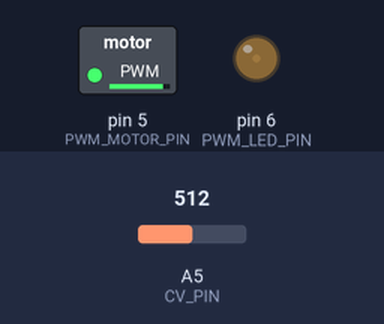
Recording of a sketch running on a simulated Arduino Uno, built with avr-gcc and run on an emulated ATmega328P. On the bench: switched loads named in the sketch (green lamp = pin HIGH), output pins drawn as LEDs (lit = HIGH). The test bench sets the inputs (shaded band); at power-on: A5 (CV_PIN) = 512.

Above: at 1.2 s.
1.3 s: A5 (CV_PIN) set to 22
At 2.5 s:
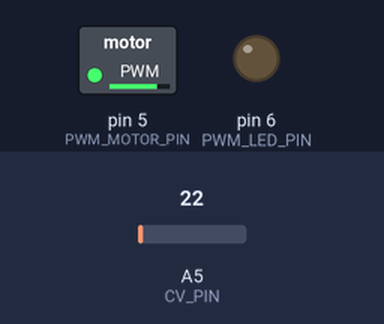
2.8 s: A5 (CV_PIN) set to 19
At 3.6 s:
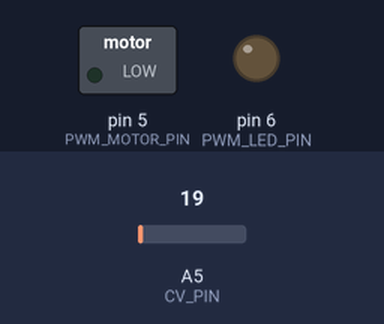
4.3 s: A5 (CV_PIN) set to 511
At 4.8 s:
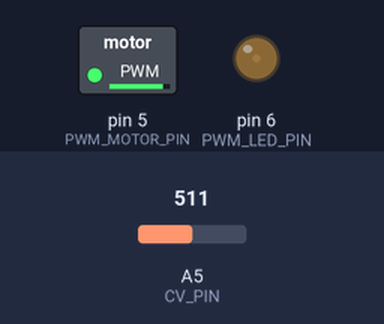
5.8 s: A5 (CV_PIN) set to 0
At 7.1 s:
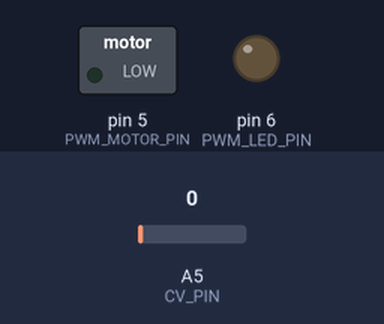
Timing chart, 0 to 8.3 s (numbered marks = the images above; inputs shaded):
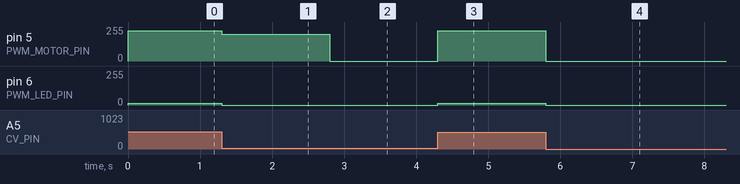

Measured:
- the behaviour switches between 22 and 21 on A5 (CV_PIN) (found by bisection; images 1 and 2)
- after the input at 1.3 s, pin 5 (PWM_MOTOR_PIN): 227/255 → 201/255 at once; pin 6 (PWM_LED_PIN): 15/255 → 0/255 at once
- after the input at 2.8 s, pin 5 (PWM_MOTOR_PIN): 201/255 → 0/255 at once
- after the input at 4.3 s, pin 5 (PWM_MOTOR_PIN): 0/255 → 227/255 at once; pin 6 (PWM_LED_PIN): 0/255 → 15/255 at once
- after the input at 5.8 s, pin 5 (PWM_MOTOR_PIN): 227/255 → 0/255 at once; pin 6 (PWM_LED_PIN): 15/255 → 0/255 at once

The sketch:

TapeSpeedController.ino
```cpp
/**
   Walkman tape speed controller.
   Reads control voltage (CV) on CV_PIN and maps the value to PWM duty cycle.
*/
#define CV_MAX 1023
#define CV_MIN 3
#define PWM_DUTY_MIN 200
#define PWM_DUTY_MAX 255
#define LED_DUTY_MIN 0
#define LED_DUTY_MAX 32
#define MINIMUM_DUTY_CYCLE 200
#define CV_SCALE_FACTOR 1.0
#define LED_BRIGHTNESS_FACTOR 1.0

#define CV_PIN A5
#define PWM_MOTOR_PIN 5
#define PWM_LED_PIN 6

int cvIn = 0;
int pwmDuty;
int ledDuty;


void setup() {
  Serial.begin(115200);
  analogWrite(PWM_MOTOR_PIN, 0); // Start state: stopped
  analogWrite(PWM_LED_PIN, 0);
}


// Map input to output
//
int mapValue(int val) {
  double dVal = (double) val * CV_SCALE_FACTOR;
  if (dVal <= MINIMUM_DUTY_CYCLE) // The DC motor needs a minimum duty cycle to not stall. Empirical value
    return 0;
  else
    return (int) min(dVal, 255);
}


int updateMotorSpeed(int motorPWM, int ledPWM) {
  int mapped = mapValue(motorPWM);
  //Serial.println(mapped);
  analogWrite(PWM_MOTOR_PIN, mapped);
  analogWrite(PWM_LED_PIN, (int)(ledPWM * LED_BRIGHTNESS_FACTOR));
  return mapped;
}


void loop() {
  cvIn = analogRead(CV_PIN);
  pwmDuty = (int) map(cvIn, CV_MIN, CV_MAX, PWM_DUTY_MIN, PWM_DUTY_MAX);
  ledDuty = (int) map(cvIn, CV_MIN, CV_MAX, LED_DUTY_MIN, LED_DUTY_MAX);
  updateMotorSpeed(pwmDuty, ledDuty);
}
```
